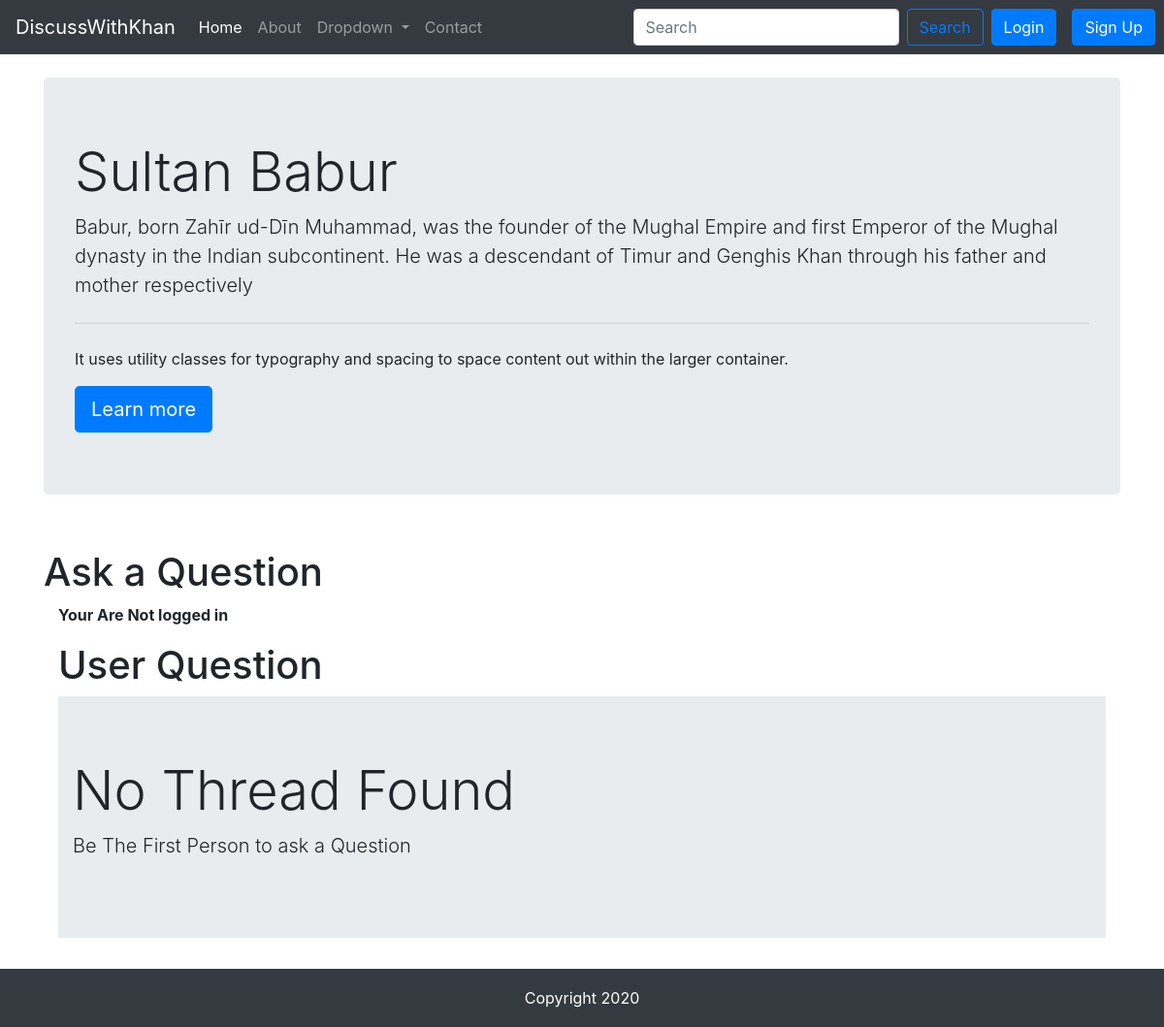
/threadList.php?catId=1, run on the app's committed database.
### tables this page shows
CREATE TABLE `categories` (
  `category_id` int(11) NOT NULL,
  `category_name` varchar(255) NOT NULL,
  `category_description` varchar(255) NOT NULL,
  `created_time` datetime NOT NULL DEFAULT current_timestamp()
);

### threadList.php (the view, shortened to what this page needs)
<!DOCTYPE html>
<html lang="en">
<head>
    <link rel="stylesheet" href="https://cdnjs.cloudflare.com/ajax/libs/twitter-bootstrap/4.5.2/css/bootstrap.min.css">
    <link rel="stylesheet" href="https://cdnjs.cloudflare.com/ajax/libs/font-awesome/5.15.0/css/all.min.css">
    <link rel="stylesheet" href="CSS/style.css">
</head>
<body>
    <?php require "component/_header.php";
    require "component/_dbConnect.php";
    ?>
    <div class="container my-4">
        <?php
        $catId = $_GET['catId'];
        $sql1 = "SELECT * FROM categories WHERE category_id=$catId";
        $result = mysqli_query($connection, $sql1);
        while ($row = mysqli_fetch_assoc($result)) {
            echo "
         <div class='jumbotron'>
            <h1 class='display-4'>" . $row['category_name'] . "</h1>
            <p class='lead'>" . $row['category_description'] . "</p>
            <hr class='my-4'>
            <p>It uses utility classes for typography and spacing to space content out within the larger container.</p>
            <a class='btn btn-primary btn-lg' href='#' role='button'>Learn more</a>
        </div>
                ";
        }
        ?>
    </div>
    <div class="container">
        <h1>Ask a Question</h1>
        <?php
        if (isset($_SESSION["loggedIn"]) && $_SESSION["loggedIn"]) {
            echo "<form class='my-5' action='" . $_SERVER['REQUEST_URI'] . "' method='POST'>
                    <div class='form-group'>
                        <label for='title'>Problem Title</label>
                        <input type='text' class='form-control' id='title' name='title' aria-describedby='emailHelp'>
                        <small id='emailHelp' class='form-text text-muted'>Keep your title as short and crisp as possible</small>
                    </div>
                    <div class='form-group'>
                        <label for='desc'>Elaborate Your Concern</label>
                        <textarea class='form-control' id='desc' name='desc' rows='3'></textarea>
                    </div>
                        <input type='hidden' name='sno' value='" . $_SESSION['sno'] . "'>
                        <button type='submit' class='btn btn-primary'>Submit</button>
                         </div>
                </form>   ";
        } else {
            echo '<div class="container-fluid">
                     <p><b>Your Are Not logged in</b></p>
                 </div>';
        }
        ?>
        <div class="container">
            <h1>User Question</h1>
            <?php
            $noResult = false;
            if (!$noResult) {
                echo "<div class='jumbotron jumbotron-fluid'>
                    <div class='container'>
                        <h1 class='display-4'>No Thread Found</h1>
                        <p class='lead'>Be The First Person to  ask a Question</p>
                    </div>
                    </div>";
            }
            ?>
        </div>
    </div>
    <?php require "component/_footer.php"; ?>
</body>
</html>

### css/style.css (style rules this page uses)
body { height: 100vh; display: flex; flex-direction: column; }

### data on the page
categories: category_name "Sultan Babur", category_description "Babur, born Zahīr ud-Dīn Muhammad, was the founder of the Mughal Empire and first Emperor of the Mughal dynasty in the Indian subcontinent. He was a descendant of Timur and Genghis Khan through his father and mother respectively"
